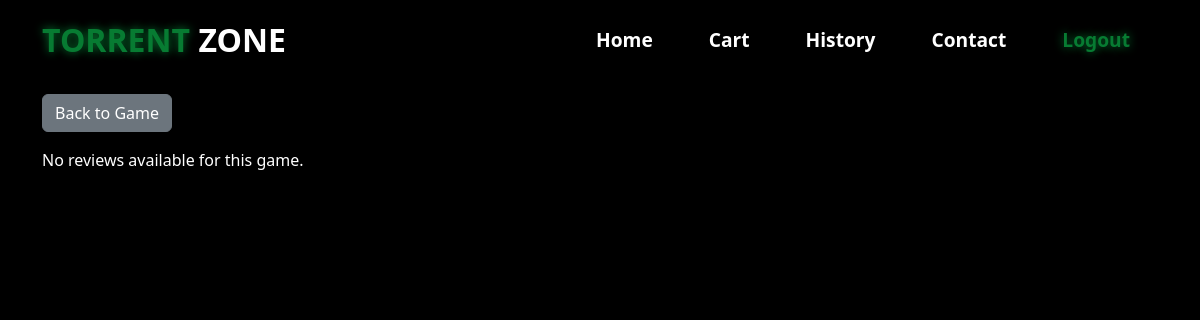
Before: /view_review/13 with the older database file.
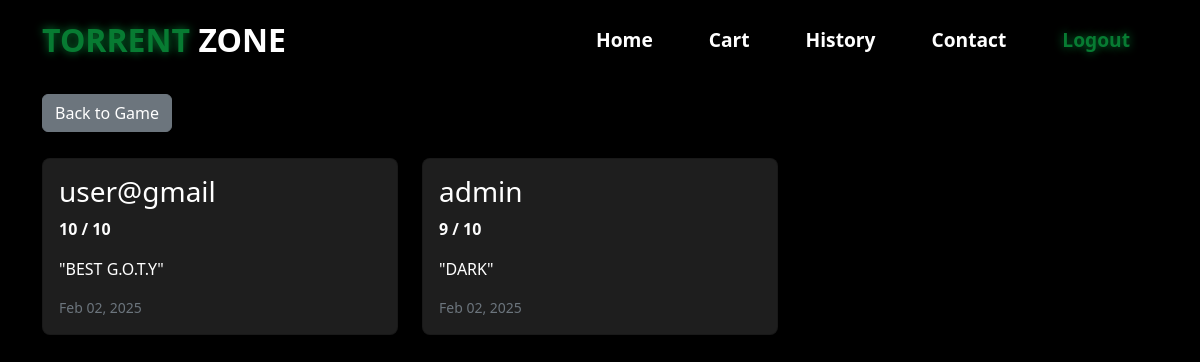
After: the same page with the newer database file.
### app/models.py (models this page shows, shortened)
class Review(models.Model):
    user = models.ForeignKey(User, on_delete=models.CASCADE)
    game = models.ForeignKey(Game, on_delete=models.CASCADE, related_name="reviews")
    comment = models.TextField()
    rating = models.PositiveSmallIntegerField()
    created_at = models.DateTimeField(auto_now_add=True)

### app/views.py (the view)
# urls.py: path('view_review/<id>',views.view_review, name='view_review'),
def view_review(request, id):
    game = get_object_or_404(Game, id=id)
    reviews = Review.objects.filter(game=game)[::-1]
    return render(request, 'user/all_reviews.html', {'game': game, 'reviews': reviews})

### templates/user/all_reviews.html (shortened to what this page needs)
<!DOCTYPE html>
<html lang="en">
<head>
    {% load static %}
    <link rel="stylesheet" href="https://cdnjs.cloudflare.com/ajax/libs/font-awesome/6.5.1/css/all.min.css">
    <link rel="stylesheet" href="https://unpkg.com/aos@next/dist/aos.css" />
    <link href="https://cdn.jsdelivr.net/npm/bootstrap@5.3.3/dist/css/bootstrap.min.css" rel="stylesheet">
</head>
<body>
        <nav style="position: fixed;" class="navbar navbar-expand-lg mb-5">
            <div class="nav-container container">
                <a class="navbar-brand text-white" data-aos="zoom-in" data-aos-duration="1500" href="#">
                    <span>TORRENT</span> ZONE
                </a>
                <div class="collapse navbar-collapse justify-content-end" id="navbarNav">
                    <ul class="navbar-nav">
                        <li class="nav-item" data-aos="fade-up" data-aos-duration="1500" data-aos-delay="100">
                            <a class="nav-link" href="#home">Home</a>
                        </li>
                        <li class="nav-item" data-aos="fade-up" data-aos-duration="1500" data-aos-delay="200">
                            <a class="nav-link" href="../cart">Cart</a>
                        </li>
                        <li class="nav-item" data-aos="fade-up" data-aos-duration="1500" data-aos-delay="300">
                            <a class="nav-link" href="#">History</a>
                        </li>
                        <li class="nav-item" data-aos="fade-up" data-aos-duration="1500" data-aos-delay="400">
                            <a class="nav-link" href="#">Contact</a>
                        </li>
                        <li class="nav-item" data-aos="fade-up" data-aos-duration="1500" data-aos-delay="500">
                            <a class="nav-link" href="../logout"><span>Logout</span></a>
                        </li>
                    </ul>
                </div>
            </div>
        </nav>
        <div class="container mt-5">
            <h2>All Reviews for {{ game.title }}</h2>
            <a href="../sec/{{game.id}}" class="btn btn-secondary mb-3">Back to Game</a>
            {% if reviews %}
                <div class="row">
                    {% for review in reviews %}
                    <div class="col-md-4">
                        <div class="card p-3 mb-3">
                            <h3 class="text-white">{{ review.user }}</h3>
                            <p class="rating">{{ review.rating }} / 10</p>
                            <p class="text-white">"{{ review.comment }}"</p>
                            <small class="text-secondary d-block text-left">
                                {{ review.created_at|date:"M d, Y" }}
                            </small>
                        </div>
                    </div>
                    {% endfor %}
                </div>
            {% else %}
                <p>No reviews available for this game.</p>
            {% endif %}
        </div>
</body>
</html>

Changed rows visible on the page:
added Review: user "user@gmail", rating "10", comment "BEST G.O.T.Y", created_at "Feb 02, 2025"
added Review: user "admin", rating "9", comment "DARK", created_at "Feb 02, 2025"
Other visible differences:
text no longer shown: "No reviews available for this game."
